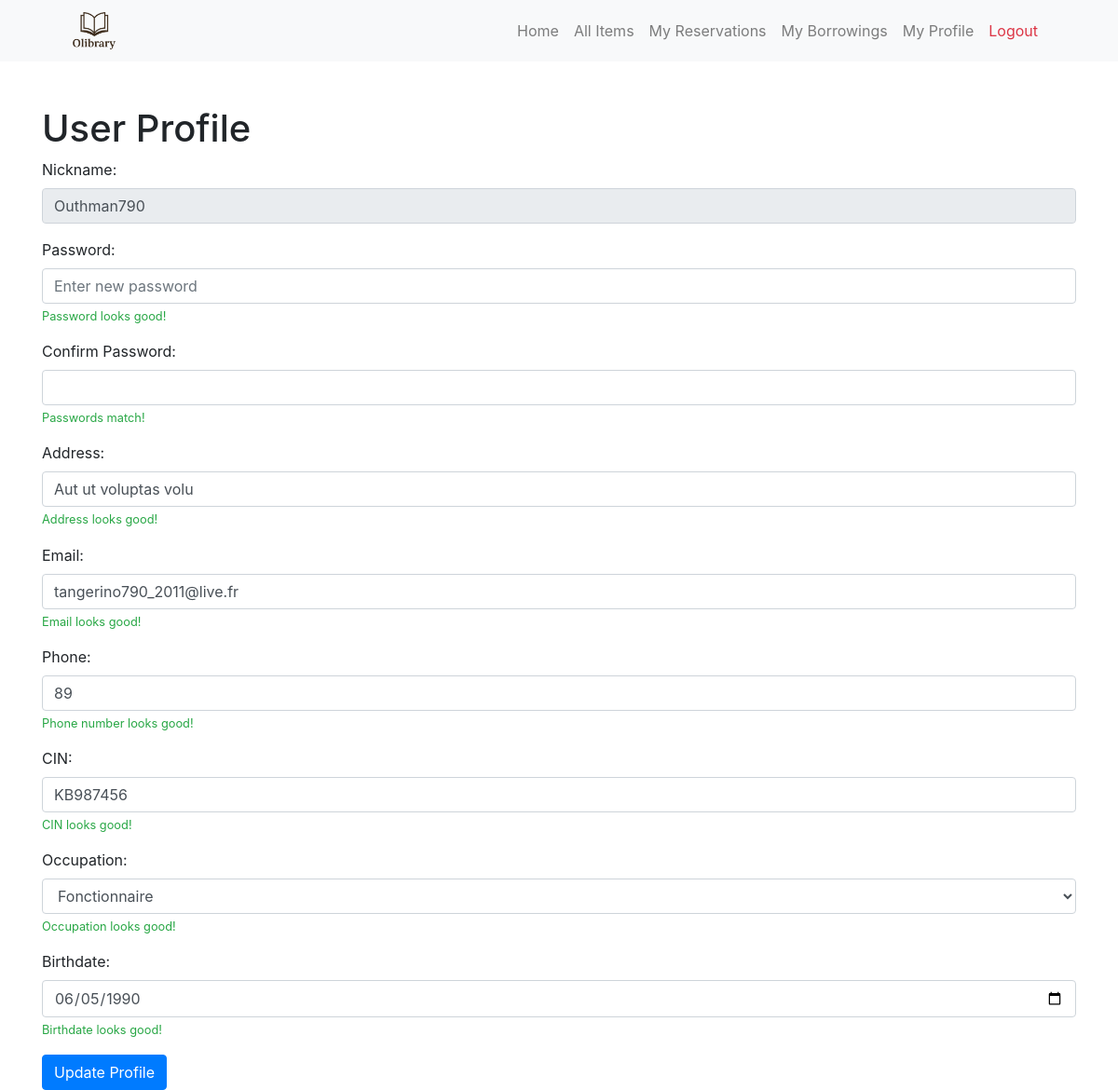
Before: /myProfile.php (signed in) with the older database file.
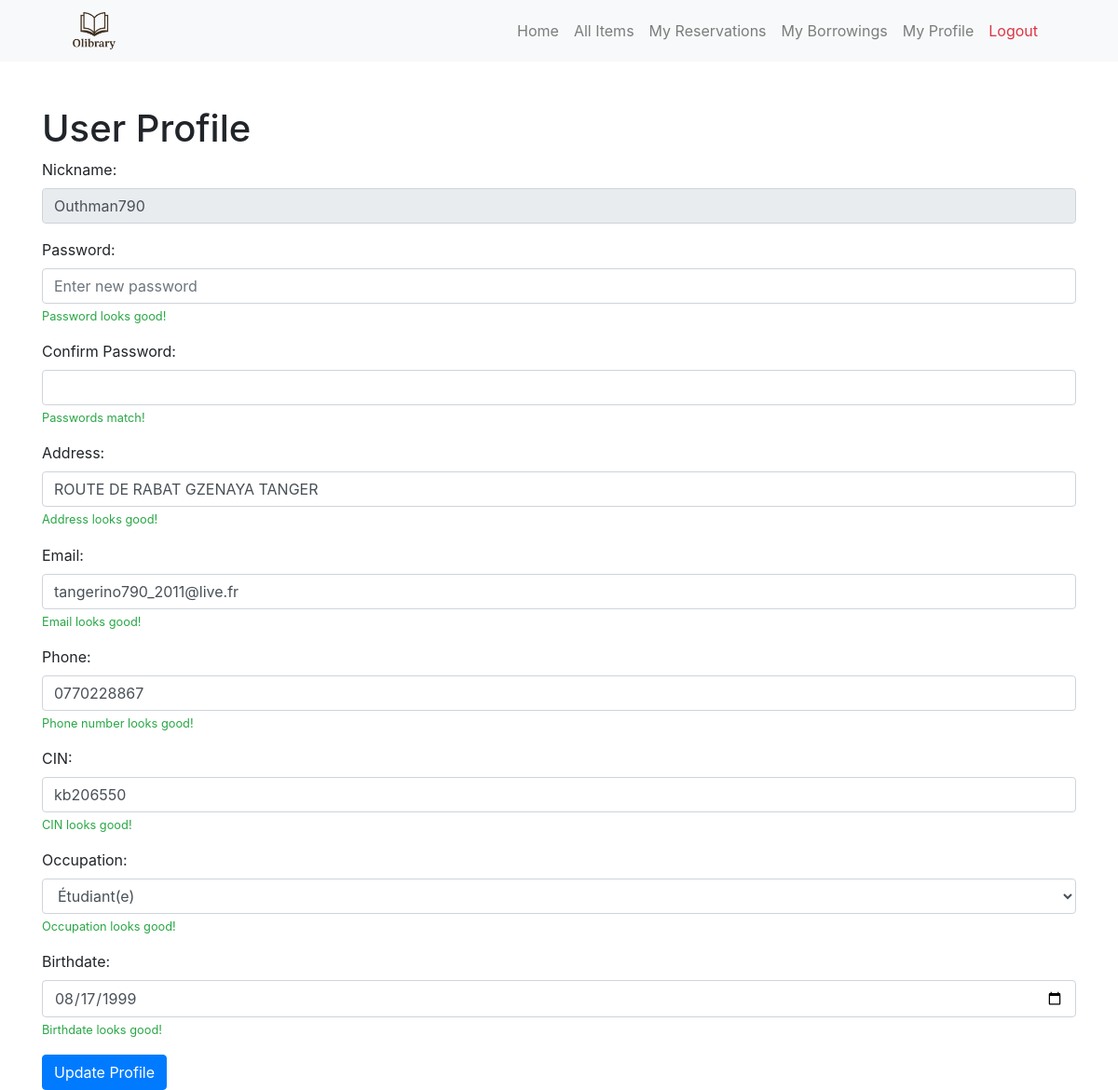
After: the same page with the newer database file.
### tables this page shows
CREATE TABLE `client` (
  `Nickname` varchar(150) NOT NULL,
  `Password` varchar(150) DEFAULT NULL,
  `Address` varchar(100) DEFAULT NULL,
  `Email` varchar(100) DEFAULT NULL,
  `Phone` varchar(100) DEFAULT NULL,
  `CIN` varchar(50) DEFAULT NULL,
  `Occupation` varchar(50) DEFAULT NULL,
  `Penalty_Count` int(11) DEFAULT 0,
  `Birth_Date` date DEFAULT NULL,
  `Creation_Date` date DEFAULT current_timestamp(),
  `Admin` tinyint(1) DEFAULT 0
);

### classes/dbConnect.class.php (called while the page is built, shortened)
<?php
class dbConnect
{
    protected $host = 'localhost';
    protected $dbname = 'library';
    protected $username = 'outhman790';
    protected $Password = 'outhman790..!!';
    public function connect()
    {
        $dsn = "mysql:host={$this->host};dbname={$this->dbname}";
        $options = [
            PDO::ATTR_ERRMODE => PDO::ERRMODE_EXCEPTION,
            PDO::ATTR_DEFAULT_FETCH_MODE => PDO::FETCH_ASSOC,
        ];
        try {
            $this->connection = new PDO($dsn, $this->username, $this->Password, $options);
            return $this->connection;
        } catch (PDOException $e) {
            throw new Exception('Could not connect to database: ' . $e->getMessage());
        }
    }
}

### classes/myProfile.php (called while the page is built, shortened)
<?php
require_once 'dbConnect.class.php';
class profile extends dbConnect
{
    public function getInfo($Nickname)
    {
        try {
            $query = "SELECT * FROM client WHERE Nickname = ?";
            $stmt = $this->connection->prepare($query);
            $stmt->execute([$Nickname]);
            $profile = $stmt->fetch(PDO::FETCH_ASSOC);
            return $profile;
        } catch (PDOException $e) {
            error_log('Error: ' . $e->getMessage());
            return null;
        }
    }
}

### myProfile.php (the view, shortened to what this page needs)
<?php
require_once 'classes/myProfile.php';
if (isset($_SESSION['Nickname'])) :
    $profileObj = new profile();
    $profile = $profileObj->getInfo($_SESSION['Nickname']);
?>
    <!DOCTYPE html>
    <html lang="en">
    <head>
        <link rel="stylesheet" href="https://maxcdn.bootstrapcdn.com/bootstrap/4.0.0/css/bootstrap.min.css">
    </head>
    <body>
        <nav class="navbar navbar-expand-lg navbar-light bg-light">
            <div class="container px-4 px-lg-5">
                <a class="navbar-brand" href="index.php">
                    <img src="img/Olibrary_logo.png" alt="Library logo" style="height: 40px;">
                </a>
                <div class="collapse navbar-collapse justify-content-end" id="navbarNav">
                    <ul class="navbar-nav">
                        <li class="nav-item"><a class="nav-link" href="index.php">Home</a></li>
                        <li class="nav-item"><a class="nav-link" href="allItems.php">All Items</a></li>
                        <li class="nav-item"><a class="nav-link" href="my_reservations.php">My Reservations</a></li>
                        <li class="nav-item"><a class="nav-link" href="my_borrowings.php">My Borrowings</a></li>
                        <li class="nav-item"><a class="nav-link" href="myProfile.php">My Profile</a></li>
                        <li class="nav-item"><a class="nav-link text-danger" href="./includes/logout.inc.php">Logout</a></li>
                    </ul>
                </div>
            </div>
        </nav>
        <div class="container mt-5">
            <h1>User Profile</h1>
            <form method="post" action="includes/update_profile.php" id="updateProfileForm" novalidate>
                <div class="form-group">
                    <label for="nickname">Nickname:</label>
                    <input type="text" class="form-control" id="nickname" name="nickname"
                        value="<?php echo $profile['Nickname'] ?>" readonly>
                </div>
                <div class="form-group">
                    <label for="password">Password:</label>
                    <input type="password" class="form-control" id="password" name="password"
                        placeholder="Enter new password" required>
                    <div class="valid-feedback">Password looks good!</div>
                </div>
                <div class="form-group">
                    <label for="confirmPassword">Confirm Password:</label>
                    <input type="password" class="form-control" id="confirmPassword" name="confirmPassword" required>
                    <div class="valid-feedback">Passwords match!</div>
                </div>
                <div class="form-group">
                    <label for="address">Address:</label>
                    <input type="text" class="form-control" id="address" name="address"
                        value="<?php echo $profile['Address'] ?>" required>
                    <div class="valid-feedback">Address looks good!</div>
                </div>
                <div class="form-group">
                    <label for="email">Email:</label>
                    <input type="email" class="form-control" id="email" name="email"
                        value="<?php echo $profile['Email'] ?>" required>
                    <div class="valid-feedback">Email looks good!</div>
                </div>
                <div class="form-group">
                    <label for="phone">Phone:</label>
                    <input type="tel" class="form-control" id="phone" name="phone"
                        value="<?php echo $profile['Phone'] ?>" required>
                    <div class="valid-feedback">Phone number looks good!</div>
                </div>
                <div class="form-group">
                    <label for="cin">CIN:</label>
                    <input type="text" class="form-control" id="cin" name="cin" value="<?php echo $profile['CIN'] ?>" required>
                    <div class="valid-feedback">CIN looks good!</div>
                </div>
                <div class="form-group">
                    <label for="occupation">Occupation:</label>
                    <select class="form-control" id="occupation" name="occupation" required>
                        <option value="etudiant(e)" <?php echo ($profile['Occupation'] == 'etudiant(e)') ? 'selected' : ''; ?>>Étudiant(e)</option>
                        <option value="fonctionnaire" <?php echo ($profile['Occupation'] == 'fonctionnaire') ? 'selected' : ''; ?>>Fonctionnaire</option>
                    </select>
                    <div class="valid-feedback">Occupation looks good!</div>
                </div>
                <div class="form-group">
                    <label for="birthdate">Birthdate:</label>
                    <input type="date" class="form-control" id="birthdate" name="birthdate"
                        value="<?php echo $profile['Birth_Date'] ?>" required>
                    <div class="valid-feedback">Birthdate looks good!</div>
                </div>
                <button type="submit" class="btn btn-primary" name="update_profile" id="submitBtn">Update Profile</button>
            </form>
        </div>
    </body>
    </html>
<?php
else :
    header('location: ../index.php');
endif;
?>

### myProfile.php (style rules this page uses)
.valid-feedback { display: block; width: 100%; margin-top: 0.25rem; font-size: 80%; color: #28a745; }

Changed rows visible on the page:
changed client "Outhman790": address "Aut ut voluptas volu" → "ROUTE DE RABAT GZENAYA TANGER"; phone "89" → "0770228867"; cin "KB987456" → "kb206550"; occupation "Fonctionnaire" → "Étudiant(e)"; birthdate "06/05/1990" → "08/17/1999"
